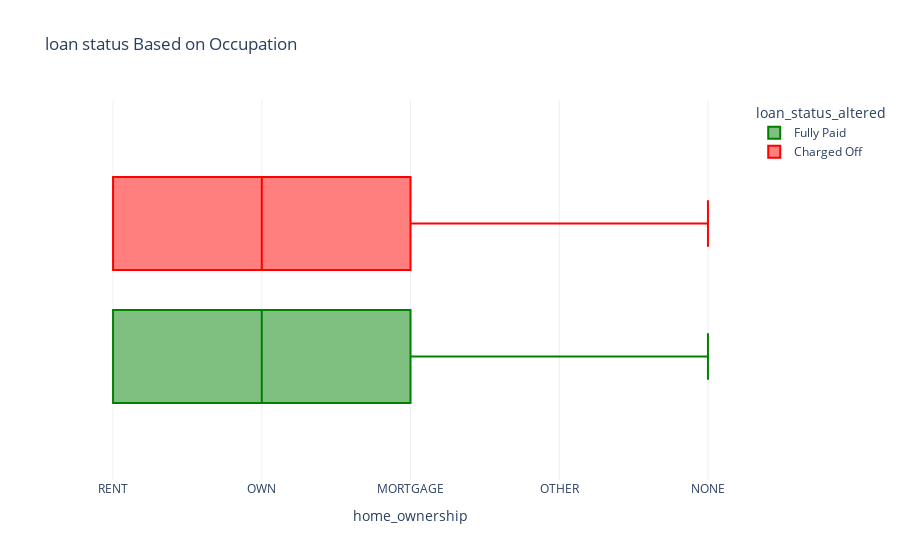

The notebook cell saved with this chart:
### Code cell
fig = px.box(loan_stat_df, 
             x="home_ownership",  
             color="loan_status_altered", 
             title="loan status Based on Occupation", 
             color_discrete_map={'Charged Off':'red',
                                 'Fully Paid':'green'})
fig.show()

### Figure 1 — Plotly figure (JSON) as saved in the notebook; plotly's stock layout.template omitted (floating-point values rounded to 4 significant figures; data arrays with more than 128 entries replaced by an {"elided": "..."} marker saying what was removed)
{"data": [{"alignmentgroup": "True", "hovertemplate": "loan_status_altered=Fully Paid<br>home_ownership=%{x}<extra></extra>", "legendgroup": "Fully Paid", "marker": {"color": "green"}, "name": "Fully Paid", "notched": false, "offsetgroup": "Fully Paid", "orientation": "h", "showlegend": true, "type": "box", "x": {"elided": "36104 str values"}, "x0": " ", "xaxis": "x", "y0": " ", "yaxis": "y"}, {"alignmentgroup": "True", "hovertemplate": "loan_status_altered=Charged Off<br>home_ownership=%{x}<extra></extra>", "legendgroup": "Charged Off", "marker": {"color": "red"}, "name": "Charged Off", "notched": false, "offsetgroup": "Charged Off", "orientation": "h", "showlegend": true, "type": "box", "x": {"elided": "6431 str values"}, "x0": " ", "xaxis": "x", "y0": " ", "yaxis": "y"}], "layout": {"boxmode": "group", "legend": {"title": {"text": "loan_status_altered"}, "tracegroupgap": 0}, "title": {"text": "loan status Based on Occupation"}, "xaxis": {"anchor": "y", "domain": [0, 1], "title": {"text": "home_ownership"}}, "yaxis": {"anchor": "x", "domain": [0, 1]}}}
